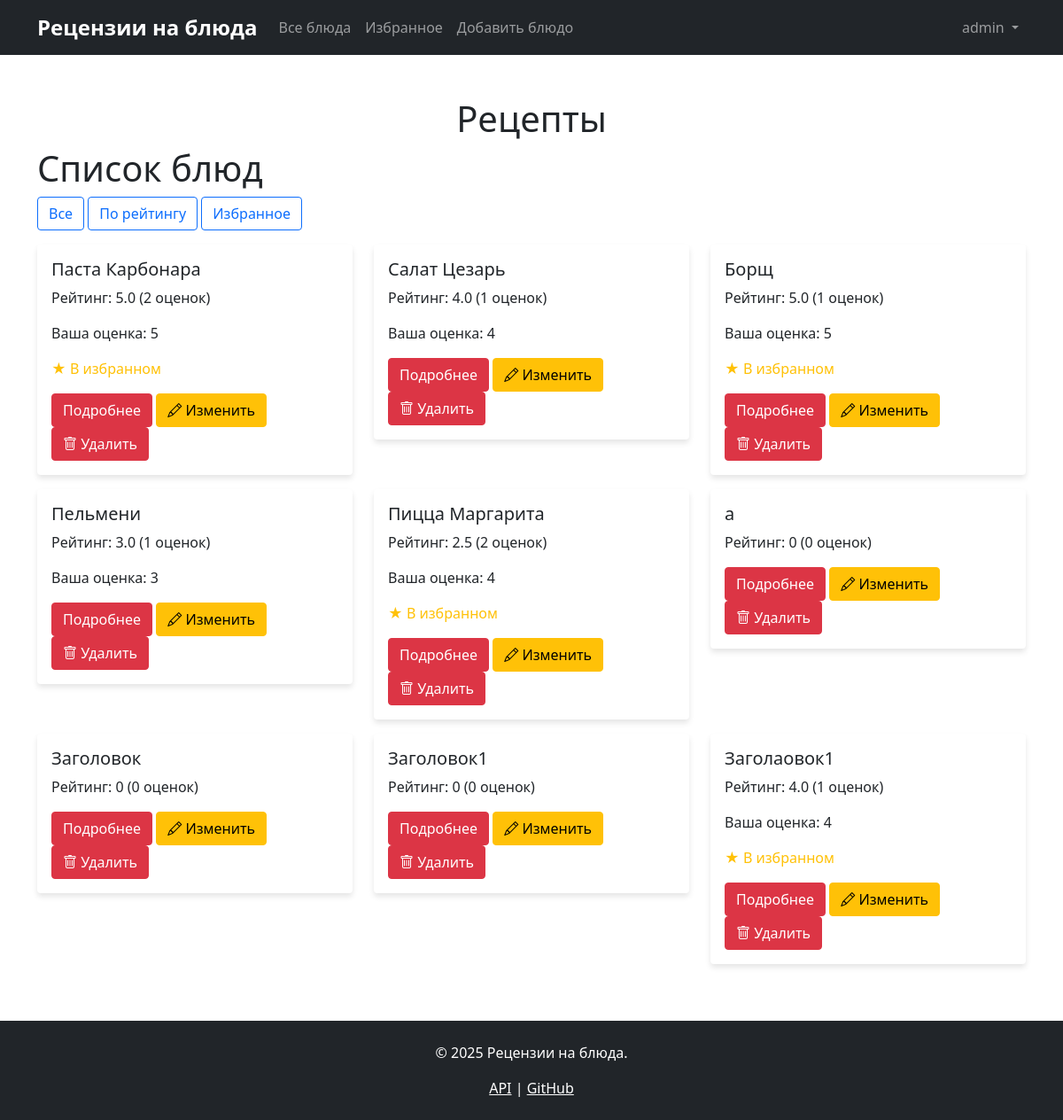
The app's page /dishes (signed in) with its own data.
### data/users.py (models this page shows, shortened)
class User(SqlAlchemyBase, UserMixin, SerializerMixin):
    __tablename__ = 'users'
    id = sqlalchemy.Column(sqlalchemy.Integer,
                           primary_key=True, autoincrement=True)
    login = sqlalchemy.Column(sqlalchemy.String,
                              index=True, unique=True, nullable=True)
    hashed_password = sqlalchemy.Column(sqlalchemy.String, nullable=True)
    ratings = orm.relationship("DishRating", back_populates='user')
    favourites = orm.relationship("Favourite", back_populates='user')

### data/dishes.py (models this page shows, shortened)
class Dish(SqlAlchemyBase, SerializerMixin):
    __tablename__ = 'dishes'
    id = sqlalchemy.Column(sqlalchemy.Integer,
                           primary_key=True, autoincrement=True)
    name = sqlalchemy.Column(sqlalchemy.String, nullable=True, unique=True)
    ingredients = sqlalchemy.Column(sqlalchemy.Text, nullable=True)
    url = sqlalchemy.Column(sqlalchemy.String, nullable=True)
    author_id = sqlalchemy.Column(sqlalchemy.Integer,
                                  sqlalchemy.ForeignKey("users.id"),
                                  nullable=True)
    ratings = orm.relationship("DishRating", back_populates='dish')
    favourites = orm.relationship("Favourite", back_populates='dish')
    author = orm.relationship('User', backref='created_dishes')

### blueprints/dishes.py (the view, shortened to what this page needs)
@dishes_bp.route('/dishes', methods=['GET'])
@login_required
def dishes_list():
    sort_by = request.args.get('sort', 'default')
    session = db_session.create_session()
    if sort_by == 'rating':
        dishes_query = session.query(DishWithRating).order_by(
            desc(DishWithRating.average_rating)
        ).all()
    else:
        dishes_query = session.query(DishWithRating).all()
    dishes = []
    for dish_view in dishes_query:
        dish_info = {
            'id': dish_view.id,
            'name': dish_view.name,
            'ingredients': dish_view.ingredients,
            'url': dish_view.url,
            'average_rating': dish_view.average_rating,
            'rating_count': dish_view.rating_count,
            'is_favourite': False,
            'user_rating': None
        }
        favourite = session.query(Favourite).filter(
            Favourite.user_id == current_user.id,
            Favourite.dishes_id == dish_view.id
        ).first()
        dish_info['is_favourite'] = favourite is not None
        user_rating = session.query(DishRating).filter(
            DishRating.user_id == current_user.id,
            DishRating.dish_id == dish_view.id
        ).first()
        dish_info['user_rating'] = user_rating.rating if user_rating else None
        dishes.append(dish_info)
    session.close()
    return render_template('dishes.html',
                           title='Список блюд',
                           dishes=dishes,
                           current_sort=sort_by,
                           get_navbar=get_navbar(),
                           get_footer=get_footer())

### app.py (called while the page is built)
def get_footer():
    return '''<footer class="bg-dark text-white py-4 mt-5">
        <div class="container text-center">
            <p>&copy; 2025 Рецензии на блюда.</p>
            <p class="mb-0">
                <a href="/api/dishes" class="text-white">API</a> |
                <a href="https://github.com" class="text-white">GitHub</a>
            </p>
        </div>
    </footer>'''

@login_manager.user_loader
def load_user(user_id):
    session = db_session.create_session()
    return session.query(User).get(int(user_id))

### blueprints/dishes.py (called while the page is built)
def get_navbar():
    from app import get_navbar as app_get_navbar
    return app_get_navbar()

def get_footer():
    from app import get_footer as app_get_footer
    return app_get_footer()

### data/db_session.py (called while the page is built)
def create_session() -> Session:
    global __factory
    return __factory()

### templates/dishes.html
{% extends "base.html" %}
{% block content %}
<h1>Список блюд</h1>
<div class="mb-3">
    <a href="{{ url_for('dishes.dishes_list') }}" class="btn btn-outline-primary">Все</a>
    <a href="{{ url_for('dishes.dishes_list', sort='rating') }}" class="btn btn-outline-primary">По рейтингу</a>
    <a href="{{ url_for('dishes.dishes_list', sort='favourites') }}" class="btn btn-outline-primary">Избранное</a>
</div>
<div class="row">
    {% for dish in dishes %}
    <div class="col-md-4 mb-3">
        <div class="card">
            <div class="card-body">
                <h5>{{ dish.name }}</h5>
                <p>Рейтинг: {{ dish.average_rating }} ({{ dish.rating_count }} оценок)</p>
                {% if dish.user_rating %}
                <p>Ваша оценка: {{ dish.user_rating }}</p>
                {% endif %}
                {% if dish.is_favourite %}
                <p class="text-warning">★ В избранном</p>
                {% endif %}
                <a href="{{ url_for('dishes.dish_detail', dish_id=dish.id) }}" class="btn btn-primary">Подробнее</a>
                <a href="{{ url_for('dishes.edit_dish', dish_id=dish.id) }}"
                               class="btn btn-warning">
                                <i class="bi bi-pencil"></i> Изменить
                            </a>
                <form action="{{ url_for('dishes.delete_dish', dish_id=dish.id) }}"
                                  method="POST"
                                  class="d-inline"
                                  onsubmit="return confirm('Вы уверены, что хотите удалить эту работу?');">
                                <button type="submit" class="btn btn-danger">
                                    <i class="bi bi-trash"></i> Удалить
                                </button>
                </form>
            </div>
        </div>
    </div>
    {% endfor %}
</div>
{% endblock %}

### templates/base.html (shortened to what this page needs)
<!DOCTYPE html>
<html>
<head>
    <link href="https://cdn.jsdelivr.net/npm/bootstrap@5.1.3/dist/css/bootstrap.min.css" rel="stylesheet">
    <link rel="stylesheet" href="https://cdn.jsdelivr.net/npm/bootstrap-icons@1.10.0/font/bootstrap-icons.css">
    <link rel="stylesheet" href="{{url_for('static', filename='css/style.css')}}">
</head>
<body>
    {{ get_navbar|safe }}
    <div class="container text-center mt-5">
        <h1>Рецепты</h1>
    </div>
    <main role="main" class="container">
      {% block content %}{% endblock %}
    </main>
    {{ get_footer|safe }}
</body>
</html>

### static/css/style.css (style rules this page uses)
.navbar-brand { font-weight: bold; font-size: 1.5rem; }
.card { box-shadow: 0 4px 6px rgba(0, 0, 0, 0.1); border: none; }
.btn-primary { background-color: #dc3545; border-color: #dc3545; }

### records on screen
User: login "Рецензии на блюда Все блюда Избранное Добавить блюдо admin"
Dish: name "Паста Карбонара", average_rating "5.0", rating_count "2", user_rating "5", shows "★ В избранном"
Dish: name "Салат Цезарь", average_rating "4.0", rating_count "1", user_rating "4"
Dish: name "Борщ", average_rating "5.0", rating_count "1", user_rating "5", shows "★ В избранном"
Dish: name "Пельмени", average_rating "3.0", rating_count "1", user_rating "3"
Dish: name "Пицца Маргарита", average_rating "2.5", rating_count "2", user_rating "4", shows "★ В избранном"
Dish: name "Заголовок", average_rating "0", rating_count "0"
Dish: name "Заголовок1", average_rating "0", rating_count "0"
Dish: name "Заголaовок1", average_rating "4.0", rating_count "1", user_rating "4", shows "★ В избранном"

### other values on screen
{{ dish.name }} "a"
{{ dish.average_rating }} "0"
{{ dish.rating_count }} "0"
{{ get_footer|safe }} "© 2025 Рецензии на блюда. API | GitHub"
